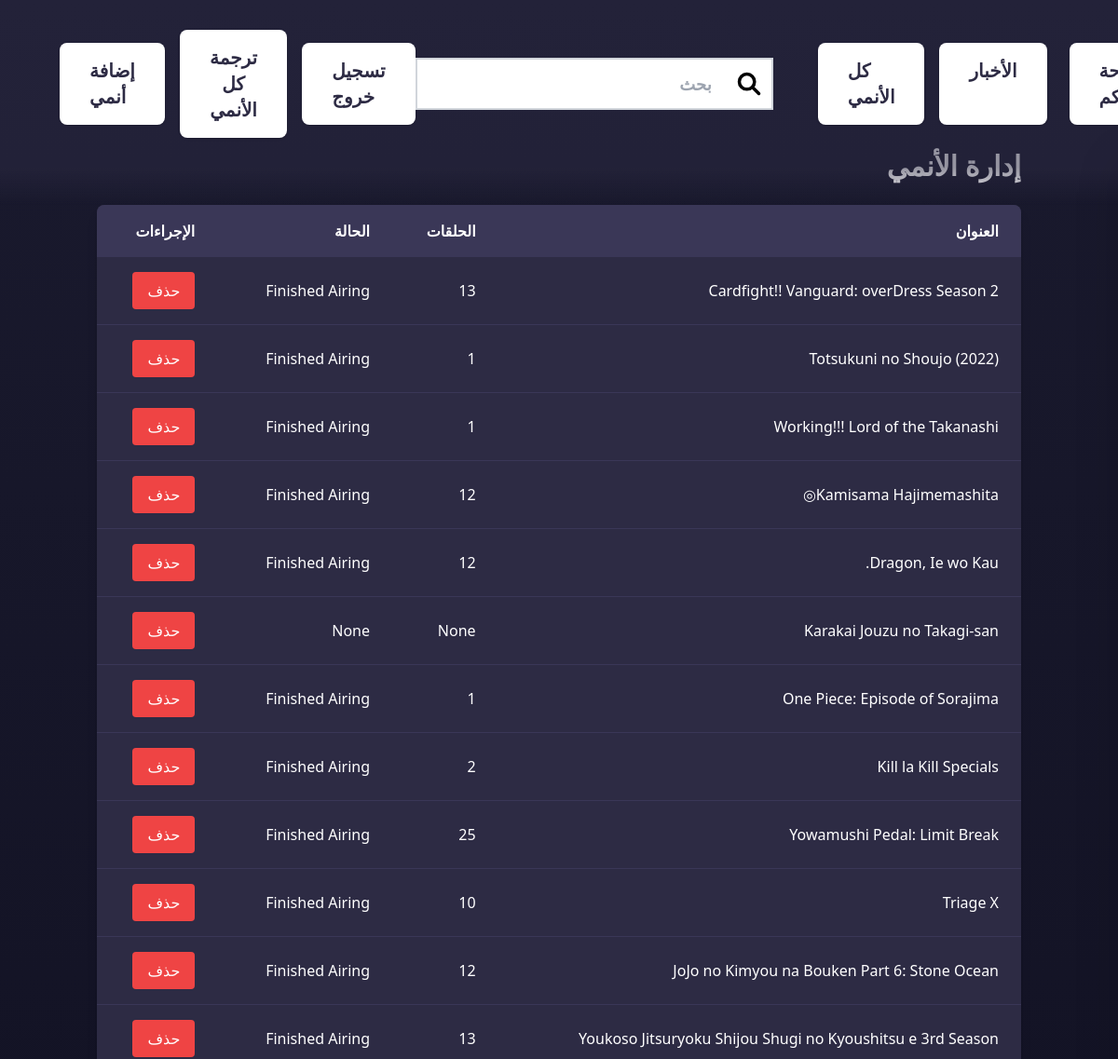
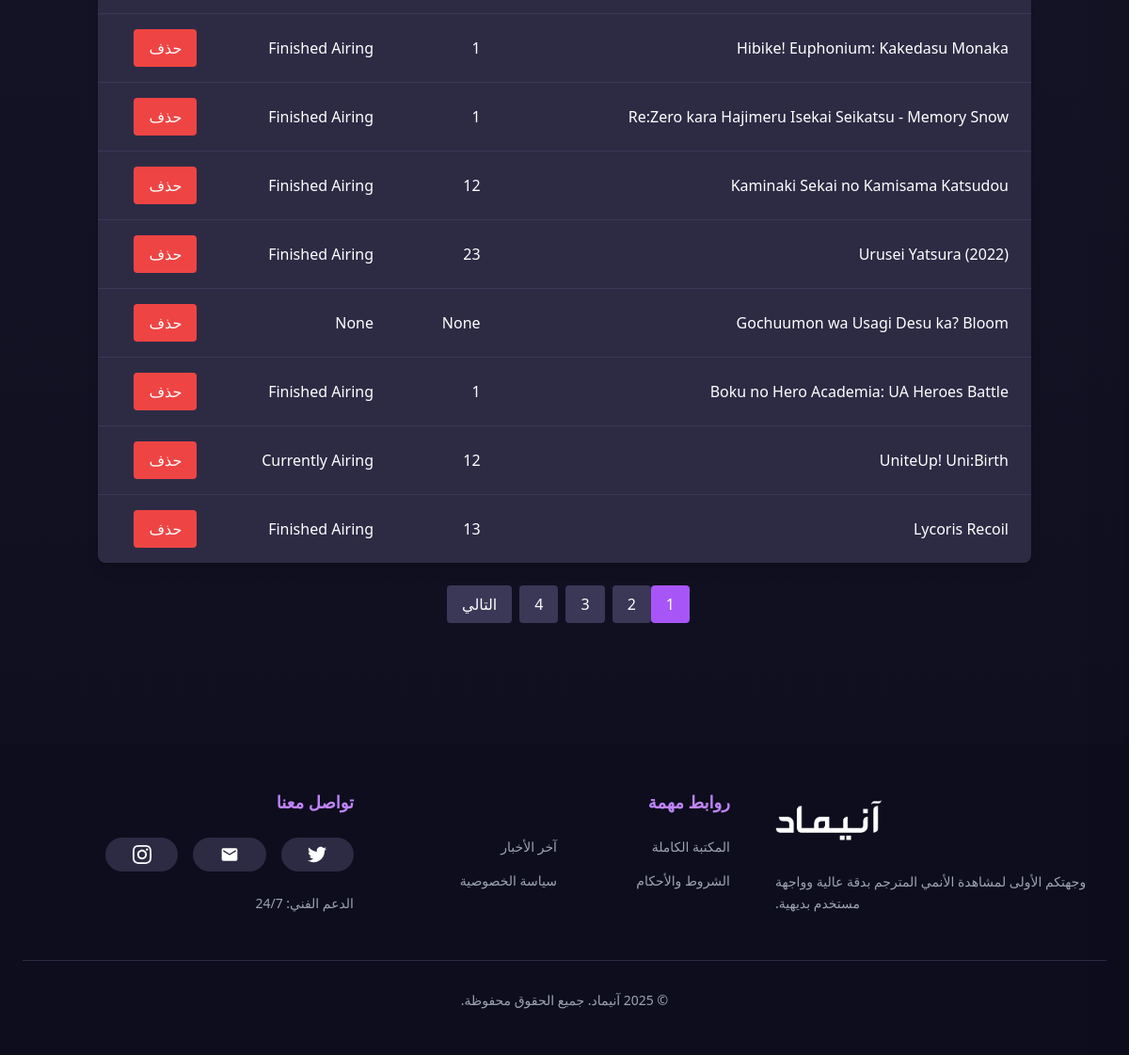
Screenshot of /admin/animes (signed in) with the database file from the repository (2 pictures, top to bottom).
### models.py (models this page shows, shortened)
class Anime(db.Model):
    id = db.Column(db.Integer, primary_key=True)
    title = db.Column(db.String(255), nullable=False)
    rating = db.Column(db.String(20))
    rating_ar = db.Column(db.String(50), nullable=True)
    quality = db.Column(db.String(10))
    episode_count = db.Column(db.Integer)
    type = db.Column(db.String(50))
    type_ar = db.Column(db.String(50), nullable=True)
    duration = db.Column(db.String(20))
    duration_ar = db.Column(db.String(50), nullable=True)
    description = db.Column(db.Text)
    description_ar = db.Column(db.Text, nullable=True)
    japanese_title = db.Column(db.String(255))
    synonyms = db.Column(db.String(255))
    aired = db.Column(db.String(255))
    aired_ar = db.Column(db.String(255), nullable=True)
    premiered = db.Column(db.String(50))
    premiered_ar = db.Column(db.String(50), nullable=True)
    status = db.Column(db.String(50))
    status_ar = db.Column(db.String(50), nullable=True)
    mal_score = db.Column(db.Float)
    genres = db.Column(db.String(255))
    genres_ar = db.Column(db.String(255), nullable=True)
    studios = db.Column(db.String(255))
    producers = db.Column(db.String(255))
    poster_image = db.Column(db.String(255))
    portrait_image = db.Column(db.String(255))
    created_at = db.Column(db.DateTime, default=datetime.utcnow)
    episodes = db.relationship('Episode', backref='anime', lazy=True)
    comments = db.relationship('Comment', backref='anime', lazy=True)
    is_spotlight = db.Column(db.Boolean, default=False)
    mal_id = db.Column(db.Integer)

### app.py (the view)
@bp.route('/admin/animes')
@login_required
@admin_required
def manage_animes():
    page = request.args.get('page', 1, type=int)
    anime_list = Anime.query.order_by(Anime.created_at.desc()).paginate(page=page, per_page=20)
    return render_template('admin/animes.html', anime_list=anime_list)

### app.py (called while the page is built)
def admin_required(f):
    @wraps(f)
    def decorated_function(*args, **kwargs):
        if not current_user.is_authenticated or current_user.role != 'admin':
            abort(403)
        return f(*args, **kwargs)
    return decorated_function

### app_factory.py (called while the page is built)
def create_app():
    app = Flask(__name__, instance_relative_config=True)
    app.config.from_object(Config)  # Load configuration from Config class
    app.config['UPLOAD_FOLDER'] = os.path.join(app.root_path, 'static', 'uploads')
    if not os.path.exists(app.config['UPLOAD_FOLDER']):
        os.makedirs(app.config['UPLOAD_FOLDER'])
    db.init_app(app)
    migrate.init_app(app, db)
    login_manager.init_app(app)
    csrf.init_app(app)
    cache.init_app(app)
    mail.init_app(app)  # Initialize Flask-Mail
    with app.app_context():
        from models import User, Anime
    @login_manager.user_loader
    def load_user(user_id):
        return User.query.get(int(user_id))
    from app import bp
    app.register_blueprint(bp)
    return app

### templates/admin/animes.html (shortened to what this page needs)
{% extends "base.html" %}
{% from "macros.html" import render_pagination %}
{% block content %}
<div class="container mx-auto px-4 py-8" dir="rtl">
    <h2 class="text-3xl font-bold text-white mb-6">إدارة الأنمي</h2>
    <div class="bg-[#2d2b44] rounded-lg shadow-lg overflow-x-auto">
        <table class="min-w-full">
            <thead class="bg-[#3a3757]">
                <tr>
                    <th class="px-6 py-4 text-right text-white">العنوان</th>
                    <th class="px-6 py-4 text-right text-white">الحلقات</th>
                    <th class="px-6 py-4 text-right text-white">الحالة</th>
                    <th class="px-6 py-4 text-right text-white">الإجراءات</th>
                </tr>
            </thead>
            <tbody class="divide-y divide-[#3a3757]">
                {% for anime in anime_list %}
                <tr>
                    <td class="px-6 py-4 text-white">{{ anime.title }}</td>
                    <td class="px-6 py-4 text-white">{{ anime.episode_count }}</td>
                    <td class="px-6 py-4 text-white">{{ anime.status }}</td>
                    <td class="px-6 py-4">
                        <form method="POST" action="{{ url_for('main.delete_anime', anime_id=anime.id) }}">
                            <button type="submit" class="bg-red-500 text-white px-4 py-2 rounded hover:bg-red-600">
                                حذف
                            </button>
                        </form>
                    </td>
                </tr>
                {% endfor %}
            </tbody>
        </table>
    </div>
    <div class="mt-6">
        {{ render_pagination(anime_list) }}
    </div>
</div>
{% endblock %}

### templates/base.html (shortened to what this page needs)
<!DOCTYPE html>
<html lang="ar">
<head>
  <script src="https://cdn.tailwindcss.com"></script>
  <link rel="stylesheet" href="https://cdnjs.cloudflare.com/ajax/libs/font-awesome/6.0.0/css/all.min.css">
</head>
<body class="bg-gradient-to-b from-[#1a1a2e] to-[#0d0d1d] min-h-screen">
  {% include 'header.html' %}
  <div id="page-container" class="transition-transform duration-300">
    <main class="{% block main_class %}pt-32{% endblock %}">
      {% block content %}{% endblock %}
    </main>
  </div>
<footer class="bg-[#0d0d1d] mt-24">
  <div class="mx-auto px-6 py-12 max-w-7xl">
    <div class="grid grid-cols-1 md:grid-cols-3 gap-12 text-white">
      <div class="space-y-6" dir="rtl">
        <h3 class="text-lg font-semibold text-purple-400">تواصل معنا</h3>
        <div class="grid grid-cols-3 gap-4 w-3/4">
          <a href="#" class="p-2 rounded-full bg-[#2d2b44] hover:bg-purple-600 transition-colors flex items-center justify-center">
          </a>
          <a href="mailto:support@animestream.com" class="p-2 rounded-full bg-[#2d2b44] hover:bg-purple-600 transition-colors flex items-center justify-center">
            <svg class="w-5 h-5 text-white" fill="currentColor" viewBox="0 0 24 24">
              <path d="M20 4H4c-1.1 0-1.99.9-1.99 2L2 18c0 1.1.9 2 2 2h16c1.1 0 2-.9 2-2V6c0-1.1-.9-2-2-2zm0 4l-8 5-8-5V6l8 5 8-5v2z"/>
            </svg>
          </a>
          <a href="#" class="p-2 rounded-full bg-[#2d2b44] hover:bg-purple-600 transition-colors flex items-center justify-center">
          </a>
        </div>
        <p class="text-gray-400 text-sm">الدعم الفني: 24/7</p>
      </div>
      <div class="space-y-6" dir="rtl">
        <h3 class="text-lg font-semibold text-purple-400">روابط مهمة</h3>
        <nav class="grid grid-cols-2 gap-4">
          <a href="{{ url_for('main.all_anime') }}" class="text-gray-400 hover:text-purple-400 transition-colors text-sm">المكتبة الكاملة</a>
          <a href="{{ url_for('main.news') }}" class="text-gray-400 hover:text-purple-400 transition-colors text-sm">آخر الأخبار</a>
          <a href="#" class="text-gray-400 hover:text-purple-400 transition-colors text-sm">الشروط والأحكام</a>
          <a href="#" class="text-gray-400 hover:text-purple-400 transition-colors text-sm">سياسة الخصوصية</a>
        </nav>
      </div>
      <div class="space-y-6" dir="rtl">
        <div class="flex items-center justify-end space-x-3">
          <span class="text-2xl font-bold text-purple-400"موقع</span>
          <img src="{{ url_for('static', filename='images/logo.png') }}"
               alt="Logo"
               class="h-16 w-auto"
               onerror="this.onerror=null;this.src='https://via.placeholder.com/64?text=Logo'">
        </div>
        <p class="text-gray-400 text-sm leading-relaxed text-left">
          وجهتكم الأولى لمشاهدة الأنمي المترجم بدقة عالية وواجهة مستخدم بديهية.
        </p>
      </div>
    </div>
    <div class="border-t border-[#2d2b44] mt-12 pt-8 text-center">
      <p class="text-gray-400 text-sm" dir="rtl">
        © 2025 آنيماد. جميع الحقوق محفوظة.
      </p>
    </div>
  </div>
</footer>
</body>
</html>

### templates/macros.html (shortened to what this page needs)
{% macro render_pagination(pagination) %}
<div class="flex justify-center space-x-2" dir="rtl">
    {% for page_num in pagination.iter_pages() %}
    {% if page_num %}
    <a href="{{ url_for(request.endpoint, page=page_num) }}" class="px-4 py-2 {% if page_num == pagination.page %}bg-purple-500{% else %}bg-[#3a3757]{% endif %} text-white rounded hover:bg-[#4a4767]">
        {{ page_num }}
    </a>
    {% else %}
    <span class="px-4 py-2 text-white">...</span>
    {% endif %}
    {% endfor %}
    {% if pagination.has_next %}
    <a href="{{ url_for(request.endpoint, page=pagination.next_num) }}" class="px-4 py-2 bg-[#3a3757] text-white rounded hover:bg-[#4a4767]">
        التالي
    </a>
    {% endif %}
</div>
{% endmacro %}

### templates/header.html (shortened to what this page needs)
<header class="py-8 px-12 transition-colors duration-300" style="background-color: rgba(45,43,68,0.5);">
  <div class="flex items-center justify-between w-full">
    <div class="flex items-center space-x-4">
      {% if current_user.is_authenticated %}
        {% if current_user.role in ['admin', 'mod'] %}
          <a href="{{ url_for('main.add_anime') }}" class="bg-white text-[#2d2b44] px-8 py-4 rounded-lg shadow hover:bg-gray-100 focus:outline-none text-xl font-bold">
            إضافة أنمي
          </a>
          <form id="translate-form" action="{{ url_for('main.translate_all_anime') }}" method="POST" class="inline">
            <button type="submit" class="bg-white text-[#2d2b44] px-8 py-4 rounded-lg shadow hover:bg-gray-100 focus:outline-none text-xl font-bold" onclick="showLoading()">
              ترجمة كل الأنمي
            </button>
          </form>
        {% endif %}
        <a href="{{ url_for('main.logout') }}" class="bg-white text-[#2d2b44] px-8 py-4 rounded-lg shadow hover:bg-gray-100 focus:outline-none text-xl font-bold">
          تسجيل خروج
        </a>
      {% endif %}
    </div>
    <div class="flex items-center space-x-6">
      <div class="relative">
        <input
          type="text"
          id="search-input"
          placeholder="بحث"
          dir="rtl"
          class="w-96 h-14 pl-4 pr-16 border-2 border-gray-300 focus:outline-none focus:ring-2 focus:ring-purple-300 text-lg font-bold text-right rounded-none"
        />
        <div class="absolute inset-y-0 right-0 flex items-center pr-3 pointer-events-none">
        </div>
      </div>
      <div class="hidden sm:flex space-x-4">
        <a href="{{ url_for('main.all_anime') }}" class="bg-white text-[#2d2b44] px-8 py-4 rounded-lg shadow hover:bg-gray-100 focus:outline-none text-xl font-bold">
          كل الأنمي
        </a>
        <a href="{{ url_for('main.news') }}" class="bg-white text-[#2d2b44] px-8 py-4 rounded-lg shadow hover:bg-gray-100 focus:outline-none text-xl font-bold">
          الأخبار
        </a>
      </div>
      {% if current_user.role == 'admin' %}
<a href="{{ url_for('main.admin_dashboard') }}" class="bg-white text-[#2d2b44] px-8 py-4 rounded-lg shadow hover:bg-gray-100 focus:outline-none text-xl font-bold">
    لوحة التحكم
</a>
{% endif %}
    </div>
  </div>
</header>

### templates/base.html (style rules this page uses)
header { position: fixed; top: 0; left: 0; right: 0; z-index: 10; transition: background-color 0.3s ease, backdrop-filter 0.3s ease; }
header::after { content: ""; position: absolute; bottom: -40px; left: 0; width: 100%; height: 40px; background: linear-gradient(to bottom, rgba(45,43,68,0.5), transparent); pointer-events: none; }
* { scrollbar-width: thin; scrollbar-color: #2d2b44 #1a1a2e; }

### rows the page displays
Anime: title "Cardfight!! Vanguard: overDress Season 2", episode_count "13", status "Finished Airing"
Anime: title "Totsukuni no Shoujo (2022)", episode_count "1", status "Finished Airing"
Anime: title "Working!!! Lord of the Takanashi", episode_count "1", status "Finished Airing"
Anime: title "Kamisama Hajimemashita◎", episode_count "12", status "Finished Airing"
Anime: title "Dragon, Ie wo Kau.", episode_count "12", status "Finished Airing"
Anime: title "Karakai Jouzu no Takagi-san", episode_count "None", status "None"
Anime: title "One Piece: Episode of Sorajima", episode_count "1", status "Finished Airing"
Anime: title "Kill la Kill Specials", episode_count "2", status "Finished Airing"
Anime: title "Yowamushi Pedal: Limit Break", episode_count "25", status "Finished Airing"
Anime: title "Triage X", episode_count "10", status "Finished Airing"
Anime: title "JoJo no Kimyou na Bouken Part 6: Stone Ocean", episode_count "12", status "Finished Airing"
Anime: title "Youkoso Jitsuryoku Shijou Shugi no Kyoushitsu e 3rd Season", episode_count "13", status "Finished Airing"
Anime: title "Hibike! Euphonium: Kakedasu Monaka", episode_count "1", status "Finished Airing"
Anime: title "Re:Zero kara Hajimeru Isekai Seikatsu - Memory Snow", episode_count "1", status "Finished Airing"
Anime: title "Kaminaki Sekai no Kamisama Katsudou", episode_count "12", status "Finished Airing"
Anime: title "Urusei Yatsura (2022)", episode_count "23", status "Finished Airing"
Anime: title "Gochuumon wa Usagi Desu ka? Bloom", episode_count "None", status "None"
Anime: title "Boku no Hero Academia: UA Heroes Battle", episode_count "1", status "Finished Airing"
Anime: title "UniteUp! Uni:Birth", episode_count "12", status "Currently Airing"
Anime: title "Lycoris Recoil", episode_count "13", status "Finished Airing"

### other values shown
{{ page_num }} "1" "2" "3" "4"
